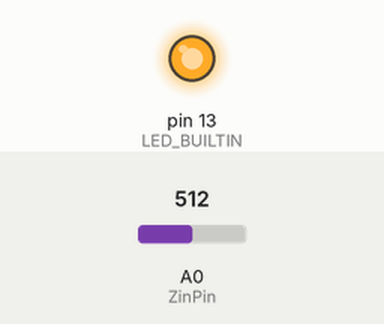
Recording of a sketch running on a simulated Arduino Uno, built with avr-gcc and run on an emulated ATmega328P. Shown: output pins drawn as LEDs (lit = HIGH). The test bench sets the inputs (shaded band); at power-on: A0 (ZinPin) = 512. What the sketch prints to the serial monitor is not drawn.

Above: at 0.1 s.
Timing chart, 0 to 1.6 s (numbered marks = the images above):
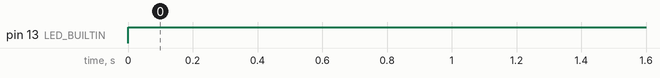

Measured:
- by itself, pin 13 (LED_BUILTIN): LOW → HIGH at 0.00 s

The sketch:

accelerometer.ino
```cpp
// threshold of where to turn on the LED
#define GThreshold 25

// input pin
int ZinPin = A0;

// scale of sensor output (+- 200g)
int scale = 200;

void setup() {
    pinMode(LED_BUILTIN, OUTPUT);
    Serial.begin(115200);

    // start with LED off
    digitalWrite(LED_BUILTIN, LOW);

}

void loop() {
    // read from pin
    int rawZ = analogRead(ZinPin);

    // scale Z input to range of output, compensating for 5V microcontroller with 3.3v output of sensor
    float scaledZ = map(rawZ, 0, 675, -scale, scale); // 3.3/5 * 1023 =~ 675

    // print calculated G load to terminal
    Serial.println(scaledZ);

    // headless test to try high G readings
    if(scaledZ >= GThreshold){

        // check again for high reading
        rawZ = analogRead(ZinPin);
        scaledZ = map(rawZ, 0, 675, -scale, scale);

        // if still high set LED high
        if(scaledZ >= GThreshold){
            digitalWrite(LED_BUILTIN, HIGH);
        }
    }
}
```
